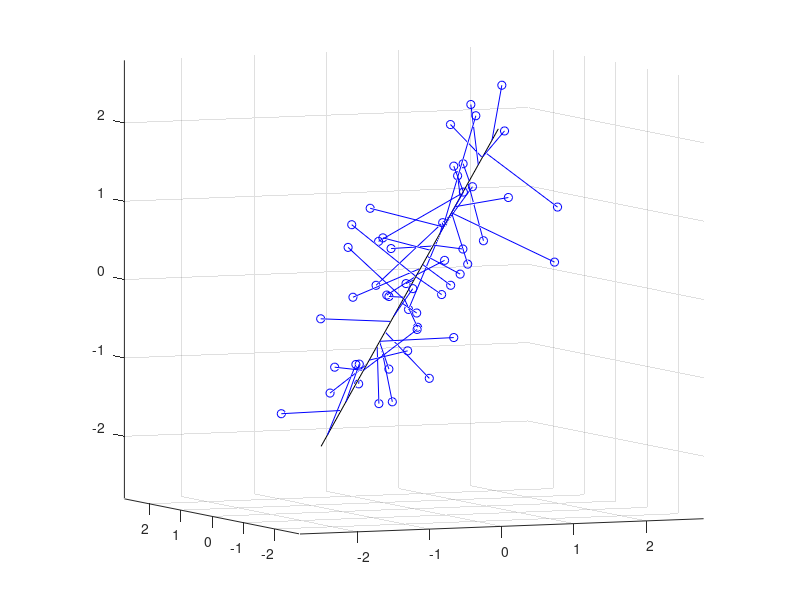

The MATLAB script that drew this image: (Note: this script raises an error after producing the figure.)
%% Fitting an Orthogonal Regression Using Principal Components Analysis
% Principal Components Analysis can be used to fit a linear regression that
% minimizes the perpendicular distances from the data to the fitted model.
% This is the linear case of what is known as Orthogonal Regression or Total
% Least Squares, and is appropriate when there is no natural distinction
% between predictor and response variables, or when all variables are measured
% with error.  This is in contrast to the usual regression assumption that
% predictor variables are measured exactly, and only the response variable has
% an error component.
%
% For example, given two data vectors x and y, you can fit a line that
% minimizes the perpendicular distances from each of the points (x(i), y(i))
% to the line.  More generally, with p observed variables, you can fit an
% r-dimensional hyperplane in p-dimensional space (r < p).  The choice of r is
% equivalent to choosing the number of components to retain in PCA. It may be
% based on prediction error, or it may simply be a pragmatic choice to reduce
% data to a manageable number of dimensions.
%
% In this example, we fit a plane and a line through some data on three
% observed variables.  It's easy to do the same thing for any number of
% variables, and for any dimension of model, although visualizing a fit
% in higher dimensions would obviously not be straightforward.

%   Copyright 2005 The MathWorks, Inc.
%   $Revision: 1.1.6.3 $  $Date: 2006/11/11 22:55:39 $


%% Fitting a Plane to 3-D Data
% First, we generate some trivariate normal data for the example.  Two of
% the variables are fairly strongly correlated.
randn('state',0);
X = mvnrnd([0 0 0], [1 .2 .7; .2 1 0; .7 0 1],50);
plot3(X(:,1),X(:,2),X(:,3),'bo');
grid on;
maxlim = max(abs(X(:)))*1.1;
axis([-maxlim maxlim -maxlim maxlim -maxlim maxlim]);
axis square
view(-23.5,5);

%%
% Next, we fit a plane to the data using PCA.  The coefficients for the first
% two principal components define vectors that form a basis for the plane.
% The third PC is orthogonal to the first two, and its coefficients define the
% normal vector of the plane.
[coeff,score,roots] = princomp(X);
basis = coeff(:,1:2)
%%
normal = coeff(:,3)
%%
% That's all there is to the fit.  But let's look closer at the results, and
% plot the fit along with the data.

%%
% Because the first two components explain as much of the variance in the data
% as is possible with two dimensions, the plane is the best 2-D linear
% approximation to the data.  Equivalently, the third component explains the
% least amount of variation in the data, and it is the error term in the
% regression.  The latent roots (or eigenvalues) from the PCA define the
% amount of explained variance for each component.
pctExplained = roots' ./ sum(roots)

%%
% The first two coordinates of the principal component scores give the
% projection of each point onto the plane, in the coordinate system of the
% plane.  To get the coordinates of the fitted points in terms of the original
% coordinate system, we multiply each PC coefficient vector by the
% corresponding score, and add back in the mean of the data.  The residuals
% are simply the original data minus the fitted points.
[n,p] = size(X);
meanX = mean(X,1);
Xfit = repmat(meanX,n,1) + score(:,1:2)*coeff(:,1:2)';
residuals = X - Xfit;

%%
% The equation of the fitted plane is |[x y z]*normal - meanX*normal = 0|.
% The plane passes through the point |meanX|, and its perpendicular distance
% to the origin is |meanX*normal|.  The perpendicular distance from each
% point to the plane, i.e., the norm of the residuals, is the dot product
% of each centered point with the normal to the plane.  The fitted plane
% minimizes the sum of the squared errors.
error = abs((X - repmat(meanX,n,1))*normal);
sse = sum(error.^2)

%%
% To visualize the fit, we can plot the plane, the original data, and their
% projection to the plane.
[xgrid,ygrid] = meshgrid(linspace(min(X(:,1)),max(X(:,1)),5), ...
                         linspace(min(X(:,2)),max(X(:,2)),5));
zgrid = (1/normal(3)) .* (meanX*normal - (xgrid.*normal(1) + ygrid.*normal(2)));
h = mesh(xgrid,ygrid,zgrid,'EdgeColor',[0 0 0],'FaceAlpha',0);

hold on
above = (X-repmat(meanX,n,1))*normal > 0;
below = ~above;
nabove = sum(above);
X1 = [X(above,1) Xfit(above,1) nan*ones(nabove,1)];
X2 = [X(above,2) Xfit(above,2) nan*ones(nabove,1)];
X3 = [X(above,3) Xfit(above,3) nan*ones(nabove,1)];
plot3(X1',X2',X3','-', X(above,1),X(above,2),X(above,3),'o', 'Color',[0 .7 0]);
nbelow = sum(below);
X1 = [X(below,1) Xfit(below,1) nan*ones(nbelow,1)];
X2 = [X(below,2) Xfit(below,2) nan*ones(nbelow,1)];
X3 = [X(below,3) Xfit(below,3) nan*ones(nbelow,1)];
plot3(X1',X2',X3','-', X(below,1),X(below,2),X(below,3),'o', 'Color',[1 0 0]);

hold off
maxlim = max(abs(X(:)))*1.1;
axis([-maxlim maxlim -maxlim maxlim -maxlim maxlim]);
axis square
view(-23.5,5);
%%
% Green points are above the plane, red points are below.


%% Fitting a Line to 3-D Data
% Fitting a straight line to the data is even simpler, and because of the
% nesting property of PCA, we can use the components that have already been
% computed.  The direction vector that defines the line is given by the
% coefficients for the first principal component.  The second and third PCs
% are orthogonal to the first, and their coefficients define directions
% that are perpendicular to the line.  The equation of the line is |meanX +
% t*dirVect|.
dirVect = coeff(:,1)

%%
% The first coordinate of the principal component scores gives the
% projection of each point onto the line.  As with the 2-D fit, the PC
% coefficient vectors multiplied by the scores the gives the fitted points
% in the original coordinate system.
Xfit1 = repmat(meanX,n,1) + score(:,1)*coeff(:,1)';

%%
% Plot the line, the original data, and their projection to the line.
t = [min(score(:,1))-.2, max(score(:,1))+.2];
endpts = [meanX + t(1)*dirVect'; meanX + t(2)*dirVect'];
plot3(endpts(:,1),endpts(:,2),endpts(:,3),'k-');

X1 = [X(:,1) Xfit1(:,1) nan*ones(n,1)];
X2 = [X(:,2) Xfit1(:,2) nan*ones(n,1)];
X3 = [X(:,3) Xfit1(:,3) nan*ones(n,1)];
hold on
plot3(X1',X2',X3','b-', X(:,1),X(:,2),X(:,3),'bo');
hold off
maxlim = max(abs(X(:)))*1.1;
axis([-maxlim maxlim -maxlim maxlim -maxlim maxlim]);
axis square
view(-23.5,5);
grid on

%%
% While it appears that some of the projections in this plot are not
% perpendicular to the line, that's just because we're plotting 3-D data
% in two dimensions.  In a live |MATLAB| figure window, you could
% interactively rotate the plot to different perspectives to verify that
% the projections are indeed perpendicular, and to get a better feel for
% how the line fits the data.


displayEndOfDemoMessage(mfilename)
